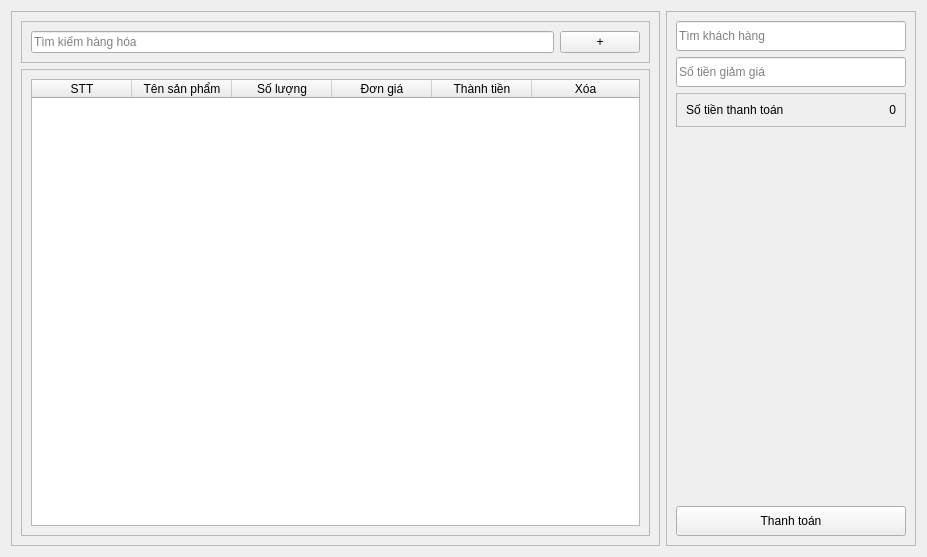
<?xml version="1.0" encoding="UTF-8"?>
<ui version="4.0">
 <class>chechout</class>
 <widget class="QWidget" name="chechout">
  <property name="geometry">
   <rect>
    <x>0</x>
    <y>0</y>
    <width>927</width>
    <height>557</height>
   </rect>
  </property>
  <property name="windowTitle">
   <string>Form</string>
  </property>
  <layout class="QHBoxLayout" name="horizontalLayout">
   <item>
    <widget class="QFrame" name="frameCart">
     <property name="frameShape">
      <enum>QFrame::Shape::StyledPanel</enum>
     </property>
     <property name="frameShadow">
      <enum>QFrame::Shadow::Raised</enum>
     </property>
     <layout class="QVBoxLayout" name="verticalLayout_4">
      <item>
       <widget class="QFrame" name="frame">
        <property name="frameShape">
         <enum>QFrame::Shape::StyledPanel</enum>
        </property>
        <property name="frameShadow">
         <enum>QFrame::Shadow::Raised</enum>
        </property>
        <layout class="QHBoxLayout" name="horizontalLayout_4">
         <item>
          <widget class="QLineEdit" name="txtSearchProduct">
           <property name="placeholderText">
            <string>Tìm kiếm hàng hóa</string>
           </property>
          </widget>
         </item>
         <item>
          <widget class="QPushButton" name="btnAddProduct">
           <property name="text">
            <string>+</string>
           </property>
          </widget>
         </item>
        </layout>
       </widget>
      </item>
      <item>
       <widget class="QScrollArea" name="scrollCartContainer">
        <property name="widgetResizable">
         <bool>true</bool>
        </property>
        <widget class="QWidget" name="scrollAreaWidgetContents">
         <property name="geometry">
          <rect>
           <x>0</x>
           <y>0</y>
           <width>627</width>
           <height>459</height>
          </rect>
         </property>
         <layout class="QVBoxLayout" name="verticalLayout_5">
          <item>
           <widget class="QTableWidget" name="tableCartItems">
            <attribute name="horizontalHeaderStretchLastSection">
             <bool>true</bool>
            </attribute>
            <column>
             <property name="text">
              <string>STT</string>
             </property>
            </column>
            <column>
             <property name="text">
              <string>Tên sản phẩm</string>
             </property>
            </column>
            <column>
             <property name="text">
              <string>Số lượng</string>
             </property>
            </column>
            <column>
             <property name="text">
              <string>Đơn giá</string>
             </property>
            </column>
            <column>
             <property name="text">
              <string>Thành tiền</string>
             </property>
            </column>
            <column>
             <property name="text">
              <string>Xóa</string>
             </property>
            </column>
           </widget>
          </item>
         </layout>
        </widget>
       </widget>
      </item>
     </layout>
    </widget>
   </item>
   <item>
    <widget class="QFrame" name="frameCheckout">
     <property name="maximumSize">
      <size>
       <width>250</width>
       <height>16777215</height>
      </size>
     </property>
     <property name="frameShape">
      <enum>QFrame::Shape::StyledPanel</enum>
     </property>
     <property name="frameShadow">
      <enum>QFrame::Shadow::Raised</enum>
     </property>
     <layout class="QVBoxLayout" name="verticalLayout_3">
      <item>
       <widget class="QLineEdit" name="txtSearchCustomer">
        <property name="minimumSize">
         <size>
          <width>0</width>
          <height>30</height>
         </size>
        </property>
        <property name="placeholderText">
         <string>Tìm khách hàng</string>
        </property>
       </widget>
      </item>
      <item>
       <widget class="QLineEdit" name="txtDiscount">
        <property name="minimumSize">
         <size>
          <width>0</width>
          <height>30</height>
         </size>
        </property>
        <property name="placeholderText">
         <string>Số tiền giảm giá</string>
        </property>
       </widget>
      </item>
      <item>
       <widget class="QFrame" name="frame_3">
        <property name="minimumSize">
         <size>
          <width>0</width>
          <height>30</height>
         </size>
        </property>
        <property name="frameShape">
         <enum>QFrame::Shape::StyledPanel</enum>
        </property>
        <property name="frameShadow">
         <enum>QFrame::Shadow::Raised</enum>
        </property>
        <layout class="QHBoxLayout" name="horizontalLayout_3">
         <item>
          <widget class="QLabel" name="label">
           <property name="text">
            <string>Số tiền thanh toán</string>
           </property>
          </widget>
         </item>
         <item>
          <widget class="QLabel" name="txtFinalAmount">
           <property name="text">
            <string>0</string>
           </property>
           <property name="alignment">
            <set>Qt::AlignmentFlag::AlignRight|Qt::AlignmentFlag::AlignTrailing|Qt::AlignmentFlag::AlignVCenter</set>
           </property>
          </widget>
         </item>
        </layout>
       </widget>
      </item>
      <item>
       <spacer name="verticalSpacer_2">
        <property name="orientation">
         <enum>Qt::Orientation::Vertical</enum>
        </property>
        <property name="sizeHint" stdset="0">
         <size>
          <width>20</width>
          <height>40</height>
         </size>
        </property>
       </spacer>
      </item>
      <item>
       <widget class="QPushButton" name="pushButton_3">
        <property name="minimumSize">
         <size>
          <width>0</width>
          <height>30</height>
         </size>
        </property>
        <property name="text">
         <string>Thanh toán</string>
        </property>
       </widget>
      </item>
     </layout>
    </widget>
   </item>
  </layout>
 </widget>
 <resources/>
 <connections/>
</ui>
